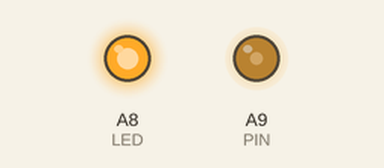
A program run on a simulated Teensy 3. On the bench: output pins drawn as LEDs (lit = HIGH).

Above: at 1.1 s.
Timing chart, 0 to 2.6 s (numbered marks = the images above):
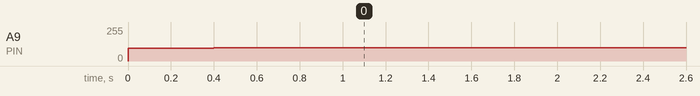

The program:

main.cpp
```cpp
#include "Arduino.h"

#define PIN 23
#define LED 22
#define PWM_SCALAR 5.12
#define PWM_ZERO   1585

#define MOTOR_SCALAR 1.7534
#define MOTOR_SHIFT (-8.3535);

#define PWM_RES    12
#define PWM_INIT   250
#define MAX        50

int convert(int8_t throttle_) {
  throttle_ = MOTOR_SCALAR * throttle_ + MOTOR_SHIFT;

  int throttle;
  if(throttle_ < -MAX)
    throttle = -MAX;
  else if(throttle_ > MAX)
    throttle = MAX;
  else
    throttle = throttle_;
  return PWM_ZERO + PWM_SCALAR * throttle;
}

// 4 min
int vel = 10;
long counter = 0;
int led_state = HIGH;

void slowly_ramp_up(int desired) {
        for(int i = 0; i < desired; ++i) {
                analogWrite(PIN, convert(i));
                delay(100);
        }
}

void setup() {


        pinMode(0, INPUT);
        pinMode(1, INPUT);

        // Used to show that an input was given
        pinMode(LED, OUTPUT);
        analogWriteFrequency(PIN, PWM_INIT);

        digitalWrite(LED, HIGH);

        analogWriteResolution(PWM_RES);
        slowly_ramp_up(vel);
}

void loop() {
  // counter++;
  // // 10 seconds at 16MHZ
  // if(counter > 2000000){
  //   counter = 0;
  //   vel++;
  //   if(led_state == HIGH){
  //     digitalWrite(LED, LOW);
  //     led_state = LOW;
  //   }
  //   else{
  //     digitalWrite(LED, HIGH);
  //     led_state = HIGH;
  //   }
  // }
  analogWrite(PIN, convert(vel));
  // delay(100);
}
```

Measured:
- by itself, A9 (PIN): moves from 96/255 to 101/255 over 0.80 s
